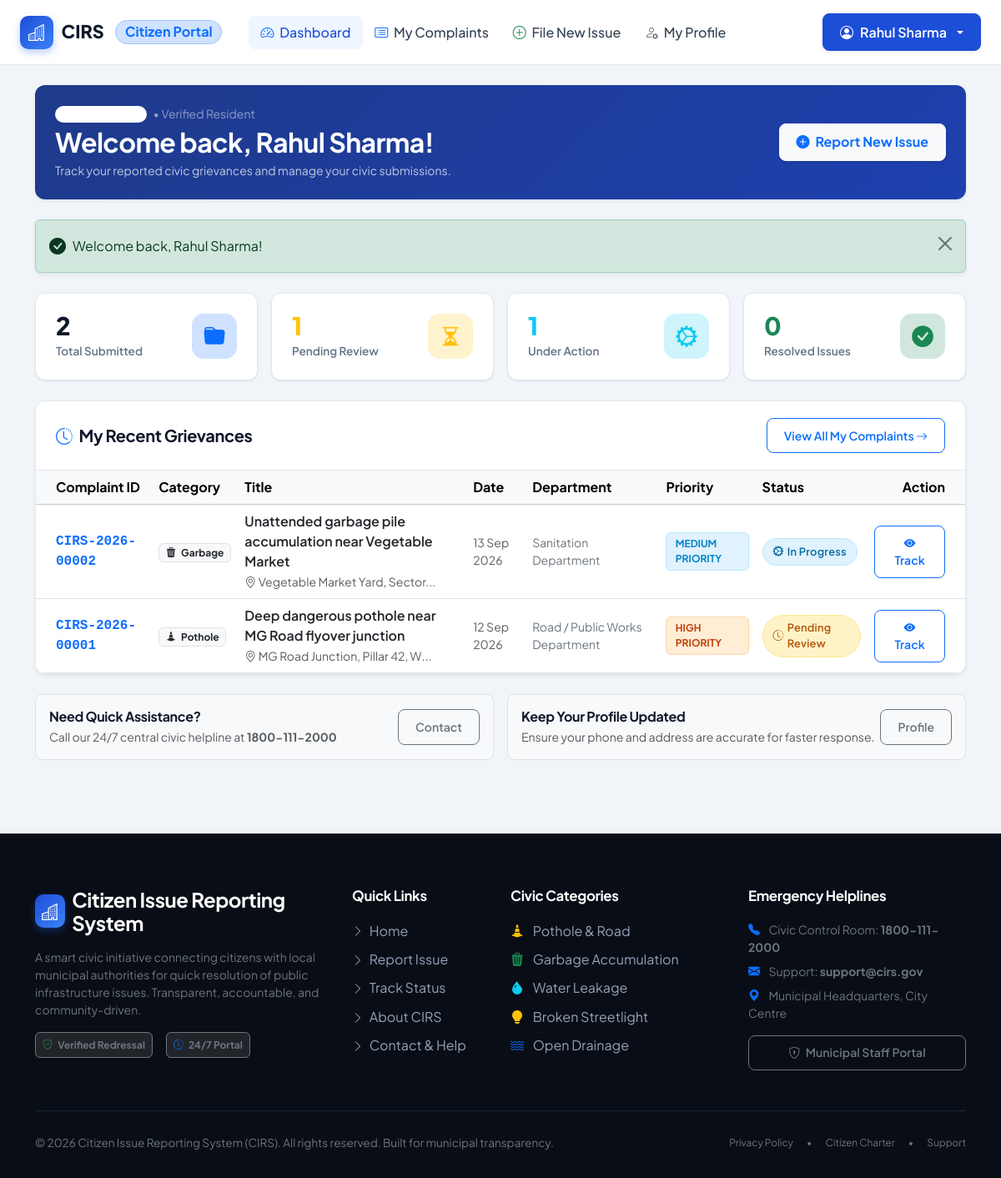
The app's page /citizen/dashboard.php (signed in) with its own data.
### tables this page shows
CREATE TABLE IF NOT EXISTS `users` (
  `id` INT AUTO_INCREMENT PRIMARY KEY,
  `full_name` VARCHAR(100) NOT NULL,
  `email` VARCHAR(100) NOT NULL UNIQUE,
  `mobile` VARCHAR(20) NOT NULL UNIQUE,
  `password` VARCHAR(255) NOT NULL,
  `is_verified` TINYINT(1) DEFAULT 1,
  `address` VARCHAR(255) NULL,
  `created_at` TIMESTAMP DEFAULT CURRENT_TIMESTAMP,
  `updated_at` TIMESTAMP DEFAULT CURRENT_TIMESTAMP ON UPDATE CURRENT_TIMESTAMP
);

CREATE TABLE IF NOT EXISTS `complaints` (
  `id` INT AUTO_INCREMENT PRIMARY KEY,
  `complaint_id` VARCHAR(30) NOT NULL UNIQUE,
  `user_id` INT NOT NULL,
  `department_id` INT DEFAULT NULL,
  `category` ENUM('Pothole', 'Garbage', 'Water Leakage', 'Streetlight', 'Drainage', 'Illegal Dumping', 'Other') NOT NULL,
  `title` VARCHAR(200) NOT NULL,
  `description` TEXT NOT NULL,
  `location` VARCHAR(255) NOT NULL,
  `latitude` DECIMAL(10, 8) DEFAULT NULL,
  `longitude` DECIMAL(11, 8) DEFAULT NULL,
  `image` VARCHAR(255) DEFAULT NULL,
  `priority` ENUM('Low', 'Medium', 'High', 'Emergency') DEFAULT 'Medium',
  `status` ENUM('PENDING', 'IN PROGRESS', 'RESOLVED') DEFAULT 'PENDING',
  `is_verified` TINYINT(1) DEFAULT 0,
  `verified_at` TIMESTAMP NULL DEFAULT NULL,
  `assigned_at` TIMESTAMP NULL DEFAULT NULL,
  `resolved_at` TIMESTAMP NULL DEFAULT NULL,
  `created_at` TIMESTAMP DEFAULT CURRENT_TIMESTAMP,
  `updated_at` TIMESTAMP DEFAULT CURRENT_TIMESTAMP ON UPDATE CURRENT_TIMESTAMP,
  CONSTRAINT `fk_complaint_user` FOREIGN KEY (`user_id`) REFERENCES `users` (`id`) ON DELETE CASCADE,
  CONSTRAINT `fk_complaint_dept` FOREIGN KEY (`department_id`) REFERENCES `departments` (`id`) ON DELETE SET NULL
);

CREATE TABLE IF NOT EXISTS `departments` (
  `id` INT AUTO_INCREMENT PRIMARY KEY,
  `department_name` VARCHAR(100) NOT NULL,
  `category_keyword` VARCHAR(50) NOT NULL,
  `description` TEXT,
  `contact_email` VARCHAR(100),
  `phone` VARCHAR(20),
  `created_at` TIMESTAMP DEFAULT CURRENT_TIMESTAMP
);

### citizen/dashboard.php (the view, shortened to what the rows shown need)
<?php
require_once __DIR__ . '/../config/database.php';
require_once __DIR__ . '/../includes/functions.php';
require_once __DIR__ . '/../includes/auth.php';
$user = getCurrentUser($pdo);
try {
    $stmt_recent = $pdo->prepare("SELECT c.*, d.department_name
        FROM complaints c
        LEFT JOIN departments d ON c.department_id = d.id
        WHERE c.user_id = ?
        ORDER BY c.created_at DESC LIMIT 5");
    $stmt_recent->execute([$user['id']]);
    $recent_complaints = $stmt_recent->fetchAll();
} catch (Exception $e) {
    $recent_complaints = [];
}
require_once __DIR__ . '/../includes/header.php';
require_once __DIR__ . '/../includes/navbar.php';
?>
<main class="py-4">
    <div class="container">
        <div class="cirs-card p-4 mb-4 bg-white shadow-sm border-0" style="background: linear-gradient(135deg, #1e3a8a 0%, #1e40af 100%); color: white;">
            <div class="d-flex flex-column flex-md-row justify-content-between align-items-md-center gap-3">
                <div>
                    <div class="d-flex align-items-center gap-2 mb-1">
                        <span class="badge bg-white bg-opacity-20 text-white rounded-pill px-3 py-1 small">Citizen Portal</span>
                        <span class="text-white-50 small">&bull; Verified Resident</span>
                    </div>
                    <h2 class="fw-bold mb-1 text-white">Welcome back, <?= sanitize($user['full_name']) ?>!</h2>
                    <p class="mb-0 text-light opacity-75 small">Track your reported civic grievances and manage your civic submissions.</p>
                </div>
            </div>
        </div>
        <div class="cirs-card shadow-sm bg-white mb-4">
            <div class="cirs-card-body p-0">
                <?php if (empty($recent_complaints)): ?>
                    <div class="text-center py-5">
                        <i class="bi bi-card-checklist text-muted fs-1 d-block mb-3"></i>
                        <h6 class="fw-bold text-dark">No complaints submitted yet</h6>
                        <p class="text-muted small mb-3">Notice a pothole, waste accumulation, or street light issue? File your first report.</p>
                        <a href="<?= BASE_URL ?>/citizen/file_complaint.php" class="btn btn-primary btn-sm">
                            <i class="bi bi-plus-circle me-1"></i> File an Issue Now
                        </a>
                    </div>
                <?php else: ?>
                    <div class="table-responsive">
                        <table class="table table-hover align-middle mb-0">
                            <thead class="table-light">
                                <tr>
                                    <th class="ps-4">Complaint ID</th>
                                    <th>Category</th>
                                    <th>Title</th>
                                    <th>Date</th>
                                    <th>Department</th>
                                    <th>Priority</th>
                                    <th>Status</th>
                                    <th class="text-end pe-4">Action</th>
                                </tr>
                            </thead>
                            <tbody>
                                <?php foreach ($recent_complaints as $c): ?>
                                    <tr>
                                        <td class="ps-4 font-monospace fw-bold text-primary">
                                            <?= sanitize($c['complaint_id']) ?>
                                        </td>
                                        <td>
                                            <span class="badge bg-light text-dark border">
                                                <i class="bi <?= $CATEGORIES[$c['category']]['icon'] ?? 'bi-tag' ?> me-1"></i>
                                                <?= sanitize($c['category']) ?>
                                            </span>
                                        </td>
                                        <td>
                                            <div class="fw-semibold text-dark"><?= sanitize($c['title']) ?></div>
                                            <small class="text-muted"><i class="bi bi-geo-alt"></i> <?= sanitize(substr($c['location'], 0, 30)) ?>...</small>
                                        </td>
                                        <td class="small text-muted">
                                            <?= formatDate($c['created_at'], 'd M Y') ?>
                                        </td>
                                        <td class="small text-secondary">
                                            <?= sanitize($c['department_name'] ?? 'Pending Assignment') ?>
                                        </td>
                                        <td>
                                            <?= getPriorityBadge($c['priority']) ?>
                                        </td>
                                        <td>
                                            <?= getStatusBadge($c['status']) ?>
                                        </td>
                                        <td class="text-end pe-4">
                                            <a href="<?= BASE_URL ?>/citizen/complaint_details.php?id=<?= $c['id'] ?>" class="btn btn-outline-primary btn-sm">
                                                <i class="bi bi-eye-fill"></i> Track
                                            </a>
                                        </td>
                                    </tr>
                                <?php endforeach; ?>
                            </tbody>
                        </table>
                    </div>
                <?php endif; ?>
            </div>
        </div>
    </div>
</main>
<?php require_once __DIR__ . '/../includes/footer.php'; ?>

### includes/functions.php (shortened to what the rows shown need)
<?php
require_once __DIR__ . '/../config/config.php';
function sanitize($data) {
    return htmlspecialchars(trim((string)$data), ENT_QUOTES, 'UTF-8');
}
function getStatusBadge($status) {
    global $STATUS_CONFIG;
    $status = strtoupper($status);
    $conf = $STATUS_CONFIG[$status] ?? [
        'label' => $status,
        'badge' => 'badge-pending',
        'icon' => 'bi-clock'
    ];
    return '<span class="status-badge ' . $conf['badge'] . '"><i class="bi ' . $conf['icon'] . ' me-1"></i>' . $conf['label'] . '</span>';
}
function getPriorityBadge($priority) {
    global $PRIORITY_CONFIG;
    $conf = $PRIORITY_CONFIG[$priority] ?? [
        'label' => $priority,
        'badge' => 'badge-priority-medium'
    ];
    return '<span class="priority-badge ' . $conf['badge'] . '">' . $conf['label'] . '</span>';
}
function formatDate($datetime, $format = 'd M Y, h:i A') {
    return date($format, strtotime($datetime));
}

### records on screen
users: full_name "Rahul Sharma"
complaints: complaint "CIRS-2026-00002", category "Garbage", title "Unattended garbage pile accumulation near Vegetable Market", location "Vegetable Market Yard, Sector", created_at "13 Sep 2026", department.department_name "Sanitation Department", priority "MEDIUM PRIORITY", status "In Progress"
complaints: complaint "CIRS-2026-00001", category "Pothole", title "Deep dangerous pothole near MG Road flyover junction", location "MG Road Junction, Pillar 42, W", created_at "12 Sep 2026", department.department_name "Road / Public Works Department", priority "HIGH PRIORITY", status "Pending Review"

### other values on screen
APP_SHORT_NAME "CIRS"
$_SESSION['user_name'] "Rahul Sharma"
$flash['message'] "Welcome back, Rahul Sharma!"
$stats['total'] "2"
$stats['pending'] "1"
$stats['in_progress'] "1"
$stats['resolved'] "0"
APP_NAME "Citizen Issue Reporting System"
APP_YEAR "2026"
